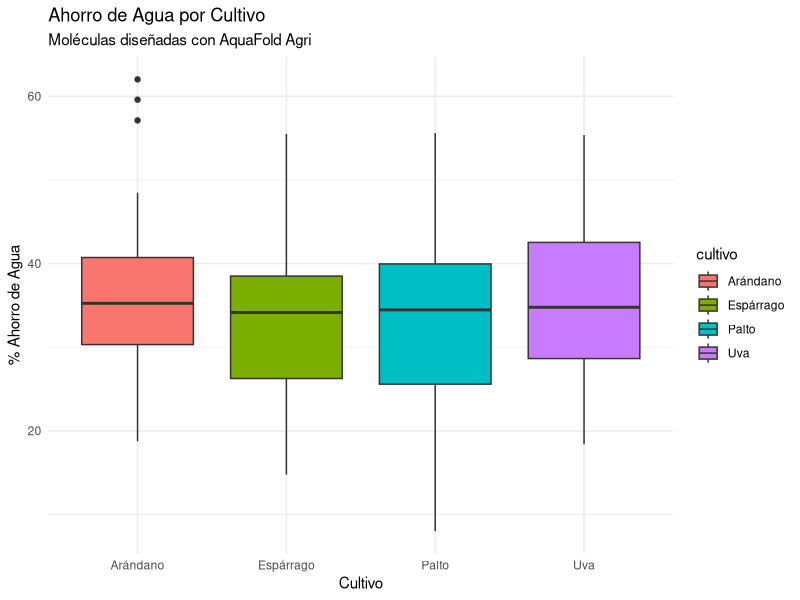

Write R code to recreate this figure.
# AquaFold Agri - Análisis de Impacto y Bioinformática
# Simulación de datos de eficiencia hídrica (WUE)

# Instalar si es necesario (simulado)
# install.packages(c("ggplot2", "dplyr"))

library(ggplot2)
library(dplyr)

# Simulación de datos experimentales
set.seed(42)
cultivos <- c("Uva", "Palto", "Espárrago", "Arándano")

generar_datos_ensayo <- function(n = 200) {
  data.frame(
    id_ensayo = 1:n,
    cultivo = sample(cultivos, n, replace = TRUE),
    ahorro_agua_perc = rnorm(n, mean = 35, sd = 10),
    aumento_rendimiento = rnorm(n, mean = 15, sd = 5),
    toxicidad_comparada = runif(n, 0.1, 0.3) 
  )
}

df <- generar_datos_ensayo()

# Análisis por cultivo
resumen_impacto <- df %>%
  group_by(cultivo) %>%
  summarise(
    ahorro_medio = mean(ahorro_agua_perc),
    ahorro_max = max(ahorro_agua_perc),
    rendimiento_medio = mean(aumento_rendimiento)
  )

print("--- Resumen de Impacto Hídrico Proyectado ---")
print(resumen_impacto)

# Gráfico de distribución de ahorro
ggplot(df, aes(x=cultivo, y=ahorro_agua_perc, fill=cultivo)) +
  geom_boxplot() +
  labs(title="Ahorro de Agua por Cultivo",
       subtitle="Moléculas diseñadas con AquaFold Agri",
       y="% Ahorro de Agua", x="Cultivo") +
  theme_minimal()
